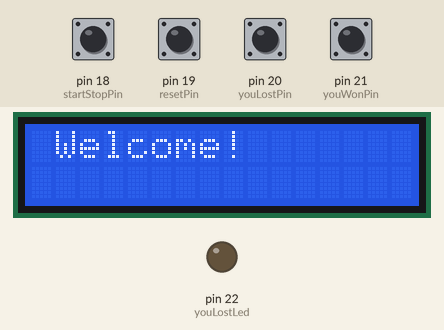
Bench run of a sketch on a simulated Arduino Mega 2560, built with avr-gcc and run on an emulated ATmega2560. Shown: 16×2 character LCD, output pins drawn as LEDs (lit = HIGH). The test bench sets the inputs (shaded band); at power-on: pin 18 (startStopPin), pin 19 (resetPin), pin 20 (youLostPin), pin 21 (youWonPin) HIGH.

Above: at 1.2 s.
1.3 s: pin 18 (startStopPin) pulled LOW for 0.15 s
At 2.5 s:
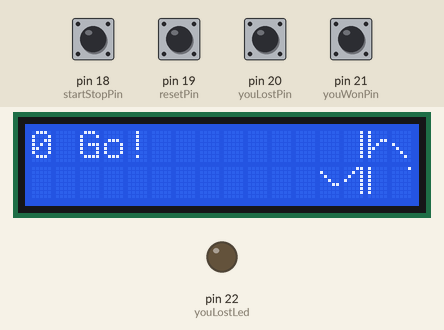
4.4 s: pin 20 (youLostPin) pulled LOW for 0.15 s
At 5.8 s:
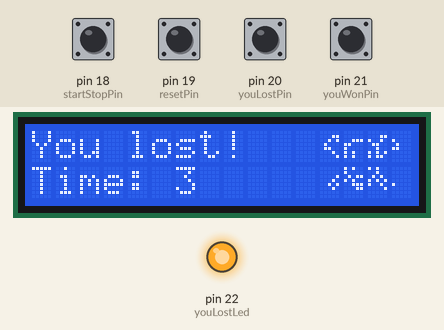
7.5 s: pin 18 (startStopPin) pulled LOW for 1 s
At 9.8 s:
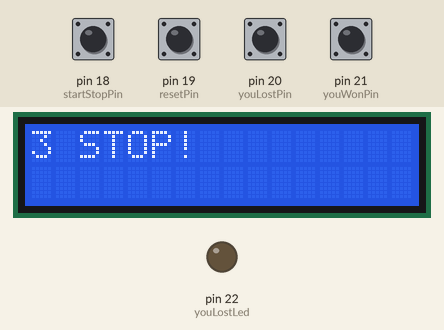
10.5 s: pin 19 (resetPin) pulled LOW for 0.15 s
At 11.4 s:
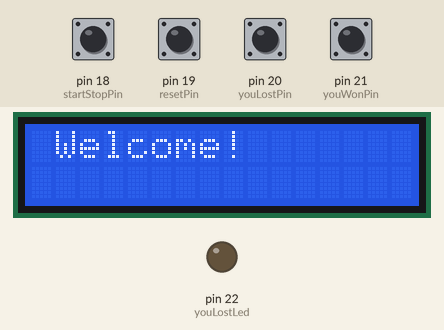
Timing chart, 0 to 13.5 s (numbered marks = the images above; inputs shaded):
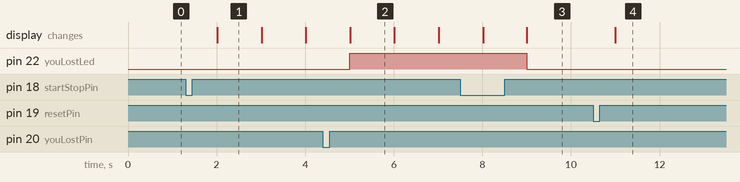

Measured:
- after the input at 1.3 s, the display: changes after 0.71 s (image 1)
- after the input at 4.4 s, pin 22 (youLostLed): LOW → HIGH after 0.61 s; the display: changes after 0.62 s (image 2)
- after the input at 7.5 s, pin 22 (youLostLed): HIGH → LOW after 1.5 s; the display: first differs from a run without the input after 1.5 s (image 3)
- after the input at 10.5 s, the display: changes after 0.50 s (image 4)
- what the display in image 1 shows lasts 1.0 s, from 2.0 s to 3.0 s

The sketch:

proiect.ino
```cpp
/*
Biblioteci incluse:
LiquidCrystal
*/
#include <LiquidCrystal.h>
// #include <avr/interrupt.h>
// Partea de initializare LiquidCrystal
LiquidCrystal lcd(12, 11, 5, 4, 3, 2);

// Partea de inputOutput
int youWonPin = 21, youLostPin = 20, youLostLed = 22, resetPin = 19, startStopPin = 18, currentTime = 0, showSomething = 0, simulationTime = millis(), runTime = 0, difference = 0;
bool youWonState = false, youLostState = false, startState = false, stopState = false;

// Partea de animatii pe lcd
byte firstFrameSmileyLeftTop[8] = {
B00000,
B00000,
B00000,
B00011,
B00100,
B01000,
B01010,
};
byte firstFrameSmileyRightTop[8] = {
B00000,
B00000,
B00000,
B11000,
B00100,
B00010,
B01010
};
byte firstFrameSmileyLeftBottom[8] = {
B01010,
B01001,
B00100,
B00011,
B00000,
B00000,
B00000
};
byte firstFrameSmileyRightBottom[8] = {
B01010,
B10010,
B00100,
B11000,
B00000,
B00000,
B00000
};
byte secondFrameSmileyLeftTop[8] = {
B00000,
B00000,
B00000,
B00011,
B00100,
B01001,
B01000,
};
byte secondFrameSmileyRightTop[8] = {
B00000,
B00000,
B00000,
B11000,
B00100,
B10010,
B01010
};
byte secondFrameSmileyLeftBottom[8] = {
B01000,
B01001,
B00100,
B00011,
B00000,
B00000,
B00000
};
byte secondFrameSmileyRightBottom[8] = {
B01010,
B10010,
B00100,
B11000,
B00000,
B00000,
B00000
};
byte thirdFrameSmileyLeftTop[8] = {
B00000,
B00000,
B00000,
B00011,
B00100,
B01001,
B01010,
};
byte thirdFrameSmileyRightTop[8] = {
B00000,
B00000,
B00000,
B11000,
B00100,
B10010,
B00010
};
byte thirdFrameSmileyLeftBottom[8] = {
B01010,
B01001,
B00100,
B00011,
B00000,
B00000,
B00000
};
byte thirdFrameSmileyRightBottom[8] = {
B00010,
B10010,
B00100,
B11000,
B00000,
B00000,
B00000
};
byte firstFrameDeathExtremeLeftTop[8] = {
B00000,
B00001,
B00010,
B00100,
B00110,
B00001,
B00000
};
byte firstFrameDeathLeftTop[8] = {
B00000,
B10000,
B10011,
B01100,
B01000,
B01010,
B11010
};
byte firstFrameDeathRightTop[8] = {
B00000,
B00001,
B11001,
B00110,
B00010,
B01010,
B01011
};
byte firstFrameDeathExtremeRightTop[8] = {
B00000,
B10000,
B01000,
B00100,
B01100,
B10000,
B00000
};
byte firstFrameDeathExtremeLeftBottom[8] = {
B00000,
B00000,
B00000,
B00001,
B00010,
B00001,
B00000
};
byte firstFrameDeathLeftBottom[8] = {
B01010,
B01000,
B10101,
B01010,
B10011,
B00001,
B00000
};
byte firstFrameDeathRightBottom[8] = {
B01010,
B00010,
B10101,
B01010,
B11001,
B10000,
B00000
};
byte firstFrameDeathExtremeRightBottom[8] = {
B00000,
B00000,
B00000,
B10000,
B01000,
B10000,
B00000
};
byte secondFrameDeathExtremeLeftTop[8] = {
B00000,
B00011,
B00101,
B01000,
B01100,
B00010,
B00001
};
byte secondFrameDeathLeftTop[8] = {
B00000,
B00000,
B00111,
B11000,
B10000,
B10100,
B10100
};
byte secondFrameDeathRightTop[8] = {
B00000,
B00011,
B10010,
B01100,
B00100,
B10101,
B10110
};
byte secondFrameDeathExtremeRightTop[8] = {
B00000,
B00000,
B10000,
B01000,
B11000,
B00000,
B00000
};
byte secondFrameDeathExtremeLeftBottom[8] = {
B00000,
B00000,
B00001,
B00010,
B00101,
B00010,
B00000
};
byte secondFrameDeathLeftBottom[8] = {
B10100,
B10000,
B01011,
B10100,
B00111,
B00011,
B00000
};
byte secondFrameDeathRightBottom[8] = {
B10100,
B00100,
B01010,
B10101,
B10010,
B00001,
B00000
};
byte secondFrameDeathExtremeRightBottom[8] = {
B00000,
B00000,
B00000,
B00000,
B10000,
B00000,
B00000
};
byte thirdFrameDeathExtremeLeftTop[8] = {
B00000,
B00000,
B00001,
B00010,
B00011,
B00000,
B00000
};
byte thirdFrameDeathLeftTop[8] = {
B00000,
B11000,
B01001,
B00110,
B00100,
B10101,
B01101
};
byte thirdFrameDeathRightTop[8] = {
B00000,
B00000,
B11100,
B00011,
B00001,
B00101,
B00101
};
byte thirdFrameDeathExtremeRightTop[8] = {
B00000,
B11000,
B10100,
B00010,
B00110,
B01000,
B10000
};
byte thirdFrameDeathExtremeLeftBottom[8] = {
B00000,
B00000,
B00000,
B00000,
B00001,
B00000,
B00000
};
byte thirdFrameDeathLeftBottom[8] = {
B00101,
B00100,
B01010,
B10101,
B01001,
B10000,
B00000
};
byte thirdFrameDeathRightBottom[8] = {
B00101,
B00001,
B11010,
B00101,
B11100,
B11000,
B00000
};
byte thirdFrameDeathExtremeRightBottom[8] = {
B00000,
B00000,
B10000,
B01000,
B10100,
B01000,
B00000
};
byte firstFrameGoExtremeLeftTop[8] = {
B00000,
B00000,
B00000,
B00000,
B00000,
B00000,
B00000
};
byte firstFrameGoLeftTop[8] = {
B00001,
B00001,
B00001,
B00001,
B00001,
B00001,
B00001
};
byte firstFrameGoRightTop[8] = {
B10000,
B10000,
B10001,
B10010,
B10100,
B11000,
B10000
};
byte firstFrameGoExtremeRightTop[8] = {
B00000,
B00000,
B10000,
B01000,
B00100,
B00010,
B00001
};
byte firstFrameGoExtremeLeftBottom[8] = {
B10000,
B01000,
B00100,
B00010,
B00001,
B00000,
B00000
};
byte firstFrameGoLeftBottom[8] = {
B00001,
B00011,
B00101,
B01001,
B10001,
B00001,
B00001
};
byte firstFrameGoRightBottom[8] = {
B10000,
B10000,
B10000,
B10000,
B10000,
B10000,
B10000
};
byte firstFrameGoExtremeRightBottom[8] = {
B00000,
B00000,
B00000,
B00000,
B00000,
B00000,
B00000
};
byte secondFrameGoExtremeLeftTop[8] = {
B00000,
B00000,
B00000,
B00000,
B00000,
B00000,
B00000
};
byte secondFrameGoLeftTop[8] = {
B00001,
B00001,
B00001,
B00001,
B00001,
B00001,
B00001
};
byte secondFrameGoRightTop[8] = {
B10000,
B10000,
B10011,
B10100,
B11000,
B10000,
B10000
};
byte secondFrameGoExtremeRightTop[8] = {
B00000,
B00000,
B00000,
B10000,
B01000,
B00100,
B00010
};
byte secondFrameGoExtremeLeftBottom[8] = {
B00000,
B10000,
B01000,
B00100,
B00011,
B00000,
B00000
};
byte secondFrameGoLeftBottom[8] = {
B00011,
B00101,
B01001,
B10001,
B00001,
B00001,
B00001
};
byte secondFrameGoRightBottom[8] = {
B10000,
B10000,
B10000,
B10000,
B10000,
B10000,
B10000
};
byte secondFrameGoExtremeRightBottom[8] = {
B00001,
B00000,
B00000,
B00000,
B00000,
B00000,
B00000
};
byte thirdFrameGoExtremeLeftTop[8] = {
B00000,
B00000,
B00000,
B00000,
B00000,
B00000,
B00000
};
byte thirdFrameGoLeftTop[8] = {
B00001,
B00001,
B00001,
B00001,
B00001,
B00001,
B00011
};
byte thirdFrameGoRightTop[8] = {
B10000,
B10000,
B10110,
B11001,
B10000,
B10000,
B10000
};
byte thirdFrameGoExtremeRightTop[8] = {
B00000,
B00000,
B00000,
B00000,
B10000,
B01000,
B00100
};
byte thirdFrameGoExtremeLeftBottom[8] = {
B00000,
B00000,
B10000,
B01001,
B00110,
B00000,
B00000
};
byte thirdFrameGoLeftBottom[8] = {
B00101,
B01001,
B10001,
B00001,
B00001,
B00001,
B00001
};
byte thirdFrameGoRightBottom[8] = {
B10000,
B10000,
B10000,
B10000,
B10000,
B10000,
B10000
};
byte thirdFrameGoExtremeRightBottom[8] = {
B00010,
B00001,
B00000,
B00000,
B00000,
B00000,
B00000
};

void setup() {
  // put your setup code here, to run once:
  lcd.begin(16, 2);
  pinMode(youLostPin, INPUT_PULLUP);
  pinMode(youWonPin, INPUT_PULLUP);
  pinMode(resetPin, INPUT_PULLUP);
  pinMode(startStopPin, INPUT_PULLUP);
  pinMode(youLostLed, OUTPUT);
  attachInterrupt(digitalPinToInterrupt(youLostPin), youLostFunction, RISING);
  attachInterrupt(digitalPinToInterrupt(youWonPin), youWonFunction, RISING);
  attachInterrupt(digitalPinToInterrupt(resetPin), resetFunction, RISING);
  attachInterrupt(digitalPinToInterrupt(startStopPin), setStartStopFunction, RISING);
  digitalWrite(youLostLed, LOW);
  startState = false;
}

void loop() {

  // put your main code here, to run repeatedly:
  if(startState){
    if(!youWonState && !youLostState){
      showRun();
    }
    if(youWonState){
        showVictory();
    }
    if(youLostState){
        showLoss();
    }
  }
  if(stopState){
      showStop();
  }
  if(!startState && !stopState){
      showGreetings();
  }
    do{
        runTime = millis();
        difference = runTime - simulationTime;
    }while(difference != 1000);
    simulationTime = runTime;
}

void showRun(){
      digitalWrite(youLostLed, LOW);
      lcd.clear();
      lcd.setCursor(0, 0);
      lcd.print(currentTime);
      currentTime++;
      lcd.print(" Go!");
      drawGo(currentTime % 3);

}
void showStop(){
      digitalWrite(youLostLed, LOW);
      lcd.clear();
      lcd.setCursor(0, 0);
      lcd.print(currentTime);
      lcd.print(" STOP!");


}
void showGreetings(){
      digitalWrite(youLostLed, LOW);
      lcd.clear();
      lcd.setCursor(0, 0);
      lcd.print(" Welcome!");


}

void youLostFunction(){
    youLostState = true;
    // startState = false;
    // stopState = false;
}
void youWonFunction(){
    youWonState = true;
    // startState = false;
    // stopState = false;
}

void resetFunction(){
    currentTime = 0;
    youLostState = false;
    youWonState = false;
    startState = false;
    stopState = false;
}
void setStartStopFunction(){
    if(!startState){
        startState = true;
        stopState = false;
    }else{
        startState = false;
        stopState = true;
    }
}

void showVictory(){
    lcd.clear();
    lcd.setCursor(0, 0);
    lcd.print("You won!");
    lcd.setCursor(0, 1);
    lcd.print("Time: ");
    lcd.print(currentTime);
    digitalWrite(youLostLed, LOW);
    showSomething = (showSomething + 1) % 3;
    drawSmileyFace(showSomething);
}

void showLoss(){
    lcd.clear();
    lcd.setCursor(0, 0);
    lcd.print("You lost!");
    lcd.setCursor(0, 1);
    lcd.print("Time: ");
    lcd.print(currentTime);
    digitalWrite(youLostLed, HIGH);
    showSomething = (showSomething + 1) % 3;
    drawDeathFace(showSomething);
}
void drawSmileyFace(int val){
    switch (val){
        case 0 : drawFirstSmileyFrame(); break;
        case 1 : drawSecondSmileyFrame(); break;
        case 2 : drawThirdSmileyFrame(); break;
    }
}
void drawFirstSmileyFrame(){
    lcd.createChar(0, firstFrameSmileyLeftTop);
    lcd.createChar(1, firstFrameSmileyRightTop);
    lcd.createChar(2, firstFrameSmileyLeftBottom);
    lcd.createChar(3, firstFrameSmileyRightBottom);
    lcd.setCursor(14, 0);
    lcd.write(byte(0));
    lcd.setCursor(15, 0);
    lcd.write(byte(1));
    lcd.setCursor(14, 1);
    lcd.write(byte(2));
    lcd.setCursor(15, 1);
    lcd.write(byte(3));
}
void drawSecondSmileyFrame(){
    lcd.createChar(0, secondFrameSmileyLeftTop);
    lcd.createChar(1, secondFrameSmileyRightTop);
    lcd.createChar(2, secondFrameSmileyLeftBottom);
    lcd.createChar(3, secondFrameSmileyRightBottom);
    lcd.setCursor(14, 0);
    lcd.write(byte(0));
    lcd.setCursor(15, 0);
    lcd.write(byte(1));
    lcd.setCursor(14, 1);
    lcd.write(byte(2));
    lcd.setCursor(15, 1);
    lcd.write(byte(3));
}
void drawThirdSmileyFrame(){
    lcd.createChar(0, thirdFrameSmileyLeftTop);
    lcd.createChar(1, thirdFrameSmileyRightTop);
    lcd.createChar(2, thirdFrameSmileyLeftBottom);
    lcd.createChar(3, thirdFrameSmileyRightBottom);
    lcd.setCursor(14, 0);
    lcd.write(byte(0));
    lcd.setCursor(15, 0);
    lcd.write(byte(1));
    lcd.setCursor(14, 1);
    lcd.write(byte(2));
    lcd.setCursor(15, 1);
    lcd.write(byte(3));
}
void drawDeathFace(int val){
    switch (val){
        case 0 : drawFirstDeathFrame(); break;
        case 1 : drawSecondDeathFrame(); break;
        case 2 : drawThirdDeathFrame(); break;
    }
}
void drawFirstDeathFrame(){
    lcd.createChar(0, firstFrameDeathExtremeLeftTop);
    lcd.createChar(1, firstFrameDeathLeftTop);
    lcd.createChar(2, firstFrameDeathRightTop);
    lcd.createChar(3, firstFrameDeathExtremeRightTop);
    lcd.createChar(4, firstFrameDeathExtremeLeftBottom);
    lcd.createChar(5, firstFrameDeathLeftBottom);
    lcd.createChar(6, firstFrameDeathRightBottom);
    lcd.createChar(7, firstFrameDeathExtremeRightBottom);
    lcd.setCursor(12, 0);
    lcd.write(byte(0));
    lcd.setCursor(13, 0);
    lcd.write(byte(1));
    lcd.setCursor(14, 0);
    lcd.write(byte(2));
    lcd.setCursor(15, 0);
    lcd.write(byte(3));
    lcd.setCursor(12, 1);
    lcd.write(byte(4));
    lcd.setCursor(13, 1);
    lcd.write(byte(5));
    lcd.setCursor(14, 1);
    lcd.write(byte(6));
    lcd.setCursor(15, 1);
    lcd.write(byte(7));
}
void drawSecondDeathFrame(){
    lcd.createChar(0, secondFrameDeathExtremeLeftTop);
    lcd.createChar(1, secondFrameDeathLeftTop);
    lcd.createChar(2, secondFrameDeathRightTop);
    lcd.createChar(3, secondFrameDeathExtremeRightTop);
    lcd.createChar(4, secondFrameDeathExtremeLeftBottom);
    lcd.createChar(5, secondFrameDeathLeftBottom);
    lcd.createChar(6, secondFrameDeathRightBottom);
    lcd.createChar(7, secondFrameDeathExtremeRightBottom);
    lcd.setCursor(12, 0);
    lcd.write(byte(0));
    lcd.setCursor(13, 0);
    lcd.write(byte(1));
    lcd.setCursor(14, 0);
    lcd.write(byte(2));
    lcd.setCursor(15, 0);
    lcd.write(byte(3));
    lcd.setCursor(12, 1);
    lcd.write(byte(4));
    lcd.setCursor(13, 1);
    lcd.write(byte(5));
    lcd.setCursor(14, 1);
    lcd.write(byte(6));
    lcd.setCursor(15, 1);
    lcd.write(byte(7));
}
void drawThirdDeathFrame(){
    lcd.createChar(0, thirdFrameDeathExtremeLeftTop);
    lcd.createChar(1, thirdFrameDeathLeftTop);
    lcd.createChar(2, thirdFrameDeathRightTop);
    lcd.createChar(3, thirdFrameDeathExtremeRightTop);
    lcd.createChar(4, thirdFrameDeathExtremeLeftBottom);
    lcd.createChar(5, thirdFrameDeathLeftBottom);
    lcd.createChar(6, thirdFrameDeathRightBottom);
    lcd.createChar(7, thirdFrameDeathExtremeRightBottom);
    lcd.setCursor(12, 0);
    lcd.write(byte(0));
    lcd.setCursor(13, 0);
    lcd.write(byte(1));
    lcd.setCursor(14, 0);
    lcd.write(byte(2));
    lcd.setCursor(15, 0);
    lcd.write(byte(3));
    lcd.setCursor(12, 1);
    lcd.write(byte(4));
    lcd.setCursor(13, 1);
    lcd.write(byte(5));
    lcd.setCursor(14, 1);
    lcd.write(byte(6));
    lcd.setCursor(15, 1);
    lcd.write(byte(7));
}

void drawGo(int val){
    switch (val){
        case 0: drawFirstGoFrame(); break;
        case 1: drawSecondGoFrame(); break;
        case 2: drawThirdGoFrame(); break;
    }
}
void drawFirstGoFrame(){
    lcd.createChar(0, firstFrameGoExtremeLeftTop);
    lcd.createChar(1, firstFrameGoLeftTop);
    lcd.createChar(2, firstFrameGoRightTop);
    lcd.createChar(3, firstFrameGoExtremeRightTop);
    lcd.createChar(4, firstFrameGoExtremeLeftBottom);
    lcd.createChar(5, firstFrameGoLeftBottom);
    lcd.createChar(6, firstFrameGoRightBottom);
    lcd.createChar(7, firstFrameGoExtremeRightBottom);
    lcd.setCursor(12, 0);
    lcd.write(byte(0));
    lcd.setCursor(13, 0);
    lcd.write(byte(1));
    lcd.setCursor(14, 0);
    lcd.write(byte(2));
    lcd.setCursor(15, 0);
    lcd.write(byte(3));
    lcd.setCursor(12, 1);
    lcd.write(byte(4));
    lcd.setCursor(13, 1);
    lcd.write(byte(5));
    lcd.setCursor(14, 1);
    lcd.write(byte(6));
    lcd.setCursor(15, 1);
    lcd.write(byte(7));
}
void drawSecondGoFrame(){
    lcd.createChar(0, secondFrameGoExtremeLeftTop);
    lcd.createChar(1, secondFrameGoLeftTop);
    lcd.createChar(2, secondFrameGoRightTop);
    lcd.createChar(3, secondFrameGoExtremeRightTop);
    lcd.createChar(4, secondFrameGoExtremeLeftBottom);
    lcd.createChar(5, secondFrameGoLeftBottom);
    lcd.createChar(6, secondFrameGoRightBottom);
    lcd.createChar(7, secondFrameGoExtremeRightBottom);
    lcd.setCursor(12, 0);
    lcd.write(byte(0));
    lcd.setCursor(13, 0);
    lcd.write(byte(1));
    lcd.setCursor(14, 0);
    lcd.write(byte(2));
    lcd.setCursor(15, 0);
    lcd.write(byte(3));
    lcd.setCursor(12, 1);
    lcd.write(byte(4));
    lcd.setCursor(13, 1);
    lcd.write(byte(5));
    lcd.setCursor(14, 1);
    lcd.write(byte(6));
    lcd.setCursor(15, 1);
    lcd.write(byte(7));
}
void drawThirdGoFrame(){
    lcd.createChar(0, thirdFrameGoExtremeLeftTop);
    lcd.createChar(1, thirdFrameGoLeftTop);
    lcd.createChar(2, thirdFrameGoRightTop);
    lcd.createChar(3, thirdFrameGoExtremeRightTop);
    lcd.createChar(4, thirdFrameGoExtremeLeftBottom);
    lcd.createChar(5, thirdFrameGoLeftBottom);
    lcd.createChar(6, thirdFrameGoRightBottom);
    lcd.createChar(7, thirdFrameGoExtremeRightBottom);
    lcd.setCursor(12, 0);
    lcd.write(byte(0));
    lcd.setCursor(13, 0);
    lcd.write(byte(1));
    lcd.setCursor(14, 0);
    lcd.write(byte(2));
    lcd.setCursor(15, 0);
    lcd.write(byte(3));
    lcd.setCursor(12, 1);
    lcd.write(byte(4));
    lcd.setCursor(13, 1);
    lcd.write(byte(5));
    lcd.setCursor(14, 1);
    lcd.write(byte(6));
    lcd.setCursor(15, 1);
    lcd.write(byte(7));

}
```
